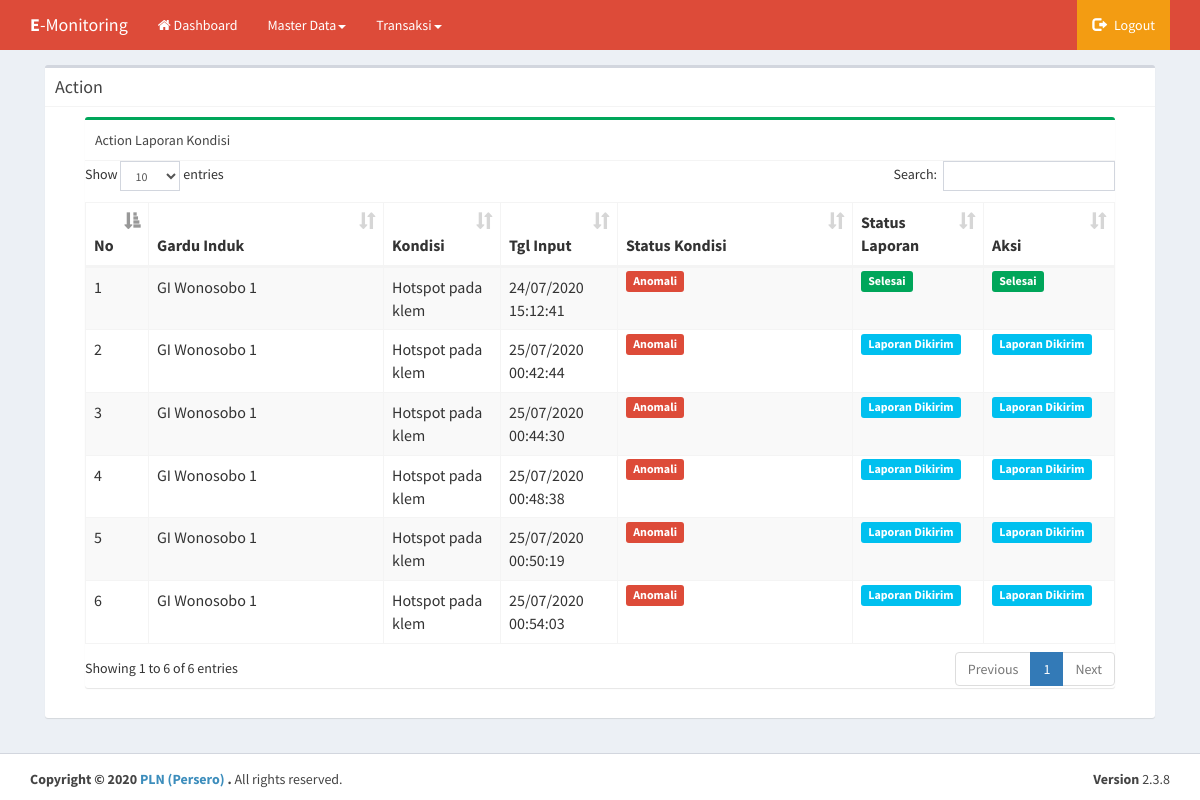
The page /page/pel_ver.php (signed in) on the database its author committed.
### tables this page shows
CREATE TABLE `t_kondisi`  (
  `id` int(11) NOT NULL AUTO_INCREMENT,
  `id_kondisi` int(40) NULL DEFAULT NULL,
  `tgl_input` varchar(30) NULL DEFAULT NULL,
  `user_input` varchar(100) NULL DEFAULT NULL,
  `id_utlg` int(11) NULL DEFAULT NULL,
  `id_gi` int(11) NULL DEFAULT NULL,
  `status` int(11) NULL DEFAULT NULL,
  `qr` varchar(100) NULL DEFAULT NULL,
  `status_kondisi` int(40) NULL DEFAULT NULL,
  PRIMARY KEY (`id`) USING BTREE
);

CREATE TABLE `m_gi`  (
  `id` int(11) NOT NULL AUTO_INCREMENT,
  `nama_gi` varchar(255) NULL DEFAULT NULL,
  `id_utlg` int(50) NULL DEFAULT NULL,
  `status` char(1) NULL DEFAULT NULL,
  PRIMARY KEY (`id`) USING BTREE
);

CREATE TABLE `m_kondisi`  (
  `id` int(11) NOT NULL AUTO_INCREMENT,
  `kondisi` varchar(255) NULL DEFAULT NULL,
  `status` int(11) NULL DEFAULT NULL,
  PRIMARY KEY (`id`) USING BTREE
);

### page/pel_ver.php (the view, shortened to what this page needs)
 <?php include 'header.php';  include '../config/koneksi.php';?>
      <section class="content">
        <div class="box box-default">
          <div class="box-header with-border">
            <h3 class="box-title">Action</h3>
          </div>
          <div class="box-body">
            <div class="col-md-12">
            <div class="col-md-12">
                 <div class="row">
                    <div class="col-md-12 col-sm-12 col-xs-12">
                      <div class="box box-success">
                        <div class="box-header with-border">
                          Action Laporan Kondisi
                        </div>
                        <div  class="table-responsive">
                          <table id="example1" class="table table-bordered table-striped">
                            <thead>
                                <tr class="headings">
                                    <th width="3%">No </th>
                                    <th width="20%">Gardu Induk</th>
                                    <th width="10%">Kondisi</th>
                                    <th width="10%">Tgl Input</th>
                                    <th width="20%">Status Kondisi</th>
                                    <th width="10%">Status Laporan</th>
                                    <th width="10%">Aksi</th>
                                </tr>
                            </thead>
                            <tbody>
                              <?php
                                  $query = mysqli_query($conn,"SELECT A.*,B.nama_gi,C.kondisi
                                            FROM t_kondisi A
                                            LEFT JOIN m_gi B ON A.id_gi = B.id
                                            LEFT JOIN m_kondisi C ON A.id_kondisi = C.id
                                            LEFT JOIN t_kondisi_detail D ON A.qr = D.qr
                                            WHERE A.status_kondisi ='2' ");
                                  $no = 1;
                                  while ($data = mysqli_fetch_array($query)) {?>
                                      <tr>
                                          <td><?php echo $no; ?></td>
                                          <td><?=@$data['nama_gi']; ?></td>
                                          <td><?php echo $data['kondisi']; ?></td>
                                          <td><?php echo $data['tgl_input']; ?></td>
                                          <td>
                                            <?php if($data['status_kondisi'] == '1'){?>
                                              <span class="label label-success">Normal</span>
                                            <?php }else{?>
                                              <span class="label label-danger">Anomali</span>
                                            <?php }?>
                                          </td>
                                          <td>
                                            <?php if($data['status'] == '1'){?>
                                              <span class="label label-info">Laporan Dikirim</span>
                                            <?php }else if($data['status'] == '2'){?>
                                              <span class="label label-warning">Laporan Diverifikasi</span>
                                            <?php }else{?>
                                              <span class="label label-success">Selesai</span>
                                            <?php }?>
                                          </td>
                                          <td>
                                            <?php if($data['status'] == '1'){?>
                                              <span class="label label-info">Laporan Dikirim</span>
                                            <?php }else if($data['status'] == '2'){?>
                                            <a href="checking.php?id=<?=@$data['qr'];?>" class="btn btn-warning"> <i class="fa fa-search"></i>  Checking</a>
                                             <?php }else{?>
                                              <span class="label label-success">Selesai</span>
                                            <?php }?>
                                          </td>
                                      </tr>
                              <?php $no++; } ?>
                            </tbody>
                          </table>
                        </div>
                       </div>
                    </div>
                  </div>
            </div>
            </div>
          </div>
        </div>
      </section>
    </div>
  </div>
  <footer class="main-footer">
    <div class="container">
      <div class="pull-right hidden-xs">
        <b>Version</b> 2.3.8
      </div>
      <strong>Copyright &copy; <?=date('Y')?> <a href="pln.com">PLN (Persero) </a>.</strong> All rights
      reserved.
    </div>
  </footer>
</div>
</body>
</html>

### rows shown on the page
t_kondisi: m_gi.nama_gi "GI Wonosobo 1", id_kondisi.kondisi "Hotspot pada klem", tgl_input "24/07/2020 15:12:41", status_kondisi "Anomali", status "Selesai"
t_kondisi: m_gi.nama_gi "GI Wonosobo 1", id_kondisi.kondisi "Hotspot pada klem", tgl_input "25/07/2020 00:42:44", status_kondisi "Anomali", status "Laporan Dikirim"
t_kondisi: m_gi.nama_gi "GI Wonosobo 1", id_kondisi.kondisi "Hotspot pada klem", tgl_input "25/07/2020 00:44:30", status_kondisi "Anomali", status "Laporan Dikirim"
t_kondisi: m_gi.nama_gi "GI Wonosobo 1", id_kondisi.kondisi "Hotspot pada klem", tgl_input "25/07/2020 00:48:38", status_kondisi "Anomali", status "Laporan Dikirim"
t_kondisi: m_gi.nama_gi "GI Wonosobo 1", id_kondisi.kondisi "Hotspot pada klem", tgl_input "25/07/2020 00:50:19", status_kondisi "Anomali", status "Laporan Dikirim"
t_kondisi: m_gi.nama_gi "GI Wonosobo 1", id_kondisi.kondisi "Hotspot pada klem", tgl_input "25/07/2020 00:54:03", status_kondisi "Anomali", status "Laporan Dikirim"
